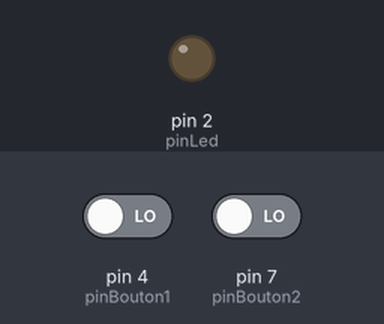
Recording of a sketch running on a simulated Arduino Uno, built with avr-gcc and run on an emulated ATmega328P. On the bench: output pins drawn as LEDs (lit = HIGH). Inputs (shaded band) come from the test bench; at power-on: pin 4 (pinBouton1) LOW, pin 7 (pinBouton2) LOW.

Above: at 1.2 s.
1.3 s: pin 4 (pinBouton1) driven HIGH
At 2.4 s:
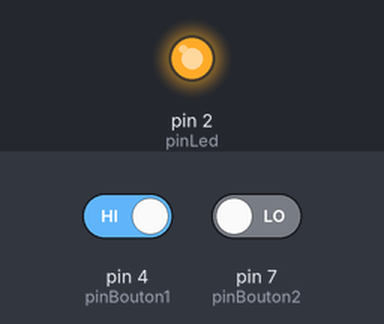
Timing chart, 0 to 4.3 s (numbered marks = the images above; inputs shaded):
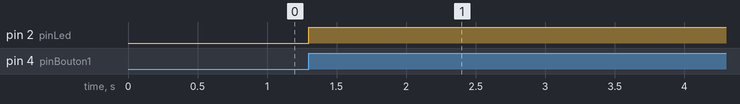

Measured:
- after the input at 1.3 s, pin 2 (pinLed): LOW → HIGH at once

The sketch:

ex1b.ino
```cpp
const int pinLed = 2;
const int pinBouton1 = 4;
const int pinBouton2 = 7;

void setup() {
  pinMode(pinLed, OUTPUT);
  pinMode(pinBouton1, INPUT);
  pinMode(pinBouton2, INPUT);
}

void loop() {
  int b1 =digitalRead(pinBouton1);
  int b2 =digitalRead(pinBouton2);
  if (b1==HIGH || b2==HIGH) {
    digitalWrite(pinLed, HIGH);
    delay(5000);
    digitalWrite(pinLed, LOW);
  }
}
```
